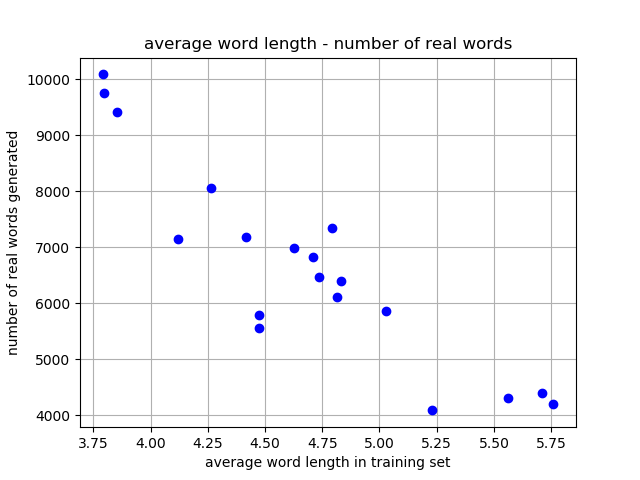

Source code (Python):
from cw1 import *
import matplotlib.pyplot as plt
import sys

test = get_data("./assignment1-data/test")
train_en = get_data("./assignment1-data/training.en")
train_es = get_data("./assignment1-data/training.es")
train_de = get_data("./assignment1-data/training.de")

#length_counts = w_p.get_length_counts(train)
#length_data = []
#for length in length_counts:
#	length_data+=[length]*length_counts[length]
#plt.hist(length_data,len(length_counts))
#plt.show()





word_stats=[(4.736,6465),(5.231,4089),(4.794,7346),(5.760,4195),(3.796,9752),(4.475,5789),(4.472,5552),(4.120,7143),(3.790,10084),(3.855,9411),(5.027,5854),(4.626,6988),(4.708,6822),(4.813,6118),(4.418,7174),(4.264, 8064),(4.831,6403),(5.712,4399),(5.560,4307)
]

length = [p[0] for p in word_stats]
counts = [p[1] for p in word_stats]

fig, ax = plt.subplots()
ax.plot(length, counts, "bo")

ax.set(xlabel='average word length in training set', ylabel='number of real words generated',
       title='average word length - number of real words')
ax.grid()
fig.savefig("word_length.png")
plt.show()








def get_statics(filename, number = 100000, n=3, alpha=0.1):
	w_p = word_processor(1)
	train = get_data(filename)
	word_counts = w_p.get_counts(train)
	print("average word length in train set:",w_p.average_word_length(train))
	print("word type present in train set:",len(word_counts))
	for i in range(n):
		est = laplace_estimator(i+1).set_h_param(alpha)
		print("\nn = ", i+1)
		model = est(train)
		print("PP on train set= ", model.compute_perplexity(train))
		text=model.generate_from_LM(number)
		#print("random generation sample:\n",text[:500],'\n')
	
		real_words=[]
		real_word_counts=0
		gen_data=text.split('\n')
		gen_word_counts=w_p.get_counts(gen_data,remove_marks=True)
		for word in gen_word_counts:
			if word in word_counts:
				real_words+=[word]
				real_word_counts+=gen_word_counts[word]
		print("real word counts = {}".format(real_word_counts))
		#print("real word types:",real_words)


assert len(sys.argv)==2
get_statics(sys.argv[1])









